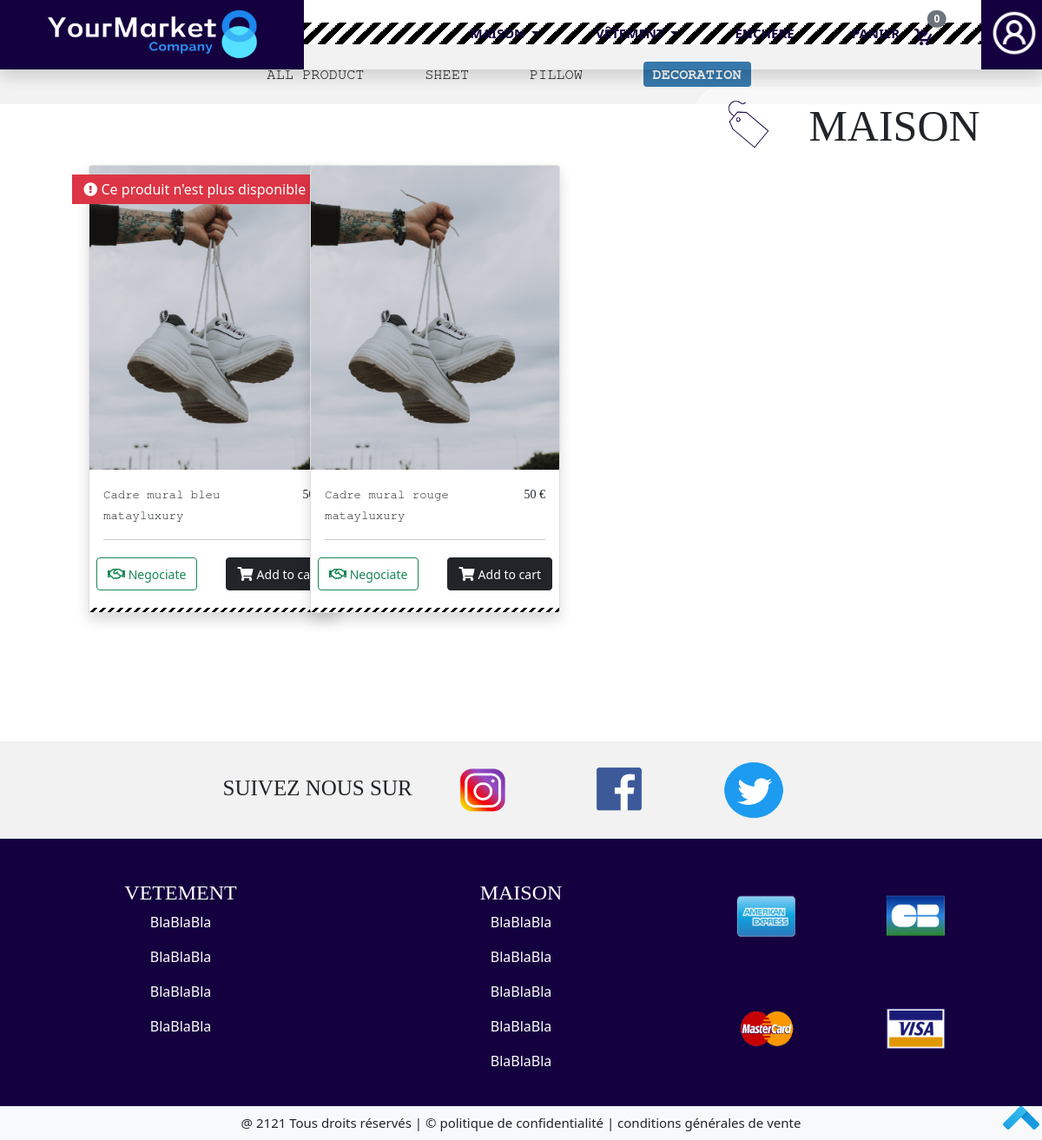
The page /Front/Acheteur/page-maison-decoration.php on the database its author committed.
### tables this page shows
CREATE TABLE IF NOT EXISTS `item` (
  `id_item` int(11) NOT NULL AUTO_INCREMENT,
  `id_seller` int(11) NOT NULL,
  `price` varchar(15) NOT NULL,
  `name` varchar(20) NOT NULL,
  `category` varchar(255) NOT NULL,
  `subcategory` varchar(255) NOT NULL,
  `quantity` varchar(15) NOT NULL,
  `description` text NOT NULL,
  `photo` varchar(255) NOT NULL,
  `is_bidding` tinyint(4) NOT NULL DEFAULT '0',
  `is_negotiated` tinyint(4) NOT NULL DEFAULT '0',
  `is_buying` tinyint(4) NOT NULL DEFAULT '0',
  PRIMARY KEY (`id_item`),
  KEY `id_item` (`id_item`),
  KEY `id_seller` (`id_seller`)
);

CREATE TABLE IF NOT EXISTS `seller` (
  `id_seller` int(11) NOT NULL AUTO_INCREMENT,
  `brand` varchar(30) NOT NULL,
  `profil_picture` varchar(255) NOT NULL,
  `background` varchar(255) NOT NULL,
  `phone` varchar(255) NOT NULL,
  `email` varchar(255) NOT NULL,
  `passworde` varchar(255) NOT NULL,
  PRIMARY KEY (`id_seller`),
  KEY `id_seller` (`id_seller`)
);

### Front/Acheteur/page-maison-decoration.php (the view, shortened to what this page needs)
<?php
    require "head.php";
        include("../../Bdd/cnx.php");
        $queryCountCadre = mysqli_query($con, "select count(id_item) as total  from item where category='maison' and subcategory='decoration'");
        $queryAllCadre = mysqli_query($con, "select name, price ,subcategory, brand, quantity, description,photo, is_negotiated, is_bidding from item,seller where seller.id_seller=item.id_seller and category='maison' and subcategory='decoration'");
?>
<div class="vetement_general">
    <div class="deco_marque_general position-absolute position-absolute top-0 end-0">
        <img class="img_icon_sale position-absolute top-50 start-0 translate-middle-y" src="../../Image/icon_sale.png" alt="icon_sale">
        <p class="texte_deco_marque_general texte_style text-uppercase position-absolute top-50 start-50 translate-middle">maison</p>
    </div>
    <div class="class_separation" id="menuCatMaison"></div>
</div>
<div class="vetement_details" >
    <div class="navbar_vetement">
            <ul class="navbar_listeVendeur_details detail_style centrer">
                    <li><a href="page-maison.php#menuCatMaison" class="text-uppercase" >All product</a> </li>
                    <li><a href="page-maison-sheet.php#menuCatMaison" class="text-uppercase">SHEET</a></li>
                    <li><a href="page-maison-pillow.php#menuCatMaison" class="text-uppercase">PILLOW</a></li>
                    <li><a href="page-maison-decoration.php#menuCatMaison" class="badge text-uppercase bg_blue1 text-light">DECORATION</a></li>
                </ul>
    </div>
</div>
<div class="maison_liste_total row">
    <div class="col-1"></div>
    <div class="col-10">
        <div class="row">
        <?php
        if($row = mysqli_fetch_assoc($queryCountCadre)){
            $total = $row['total'];
            for ($i=0; $i<=$total;$i++){
                if($rowAllCadre = mysqli_fetch_assoc($queryAllCadre)){
                    $nameCadre = $rowAllCadre['name'];
                    $prixCadre = $rowAllCadre['price'];
                    $brandCadre = $rowAllCadre['brand'];
                    $quantityCadre = $rowAllCadre['quantity'];
                    $is_negotiated = $rowAllCadre['is_negotiated'];
                    ?>
                    <div class="listeVendeur_un_par_un col-3 mb-5">
                        <div class="card shadow cardProduct" style="width: 18rem;" >
                            <img class="img_listeVendeur_logo card-img-top" src="../../Image/chaussure.png" alt="oreiller">
                            <div class="card-body">
                                <div class="row">
                                    <div class="col-md-9">
                                    <div class="detail_style_titre detail_style"><small><?php echo $nameCadre ?></small></div>
                                <div class="detail_style_marque detail_style"><small><?php echo $brandCadre ?></small></div>
                                    </div>
                                    <div class="col-md-3">
                                        <p href="#" class="detail_style_prix texte_style f_right"><small><?php echo $prixCadre ?> €</small> </p>
                                    </div>
                                </div>
                                <hr>
                                <div class="row">
                                    <div class="col-6 p-1 m-0">
                                        <?php if($is_negotiated == 1){ ?>
                                            <button type="button" class="btn btn-outline-success" data-bs-toggle="modal" data-bs-target="#nego_prix_maison"> <i class="far fa-handshake"></i><small> Negociate</small></button>
                                        <?php } ?>
                                    </div>
                                    <div class="col-6  p-1 m-0">
                                        <button type="button" class="btn btn-dark f_right"> <i class="fas fa-shopping-cart"></i>    <small>Add to cart</small></button>
                                    </div>
                            </div>
                            <?php  if($quantityCadre == 0 ){?>
                                    <div class="card-badge bg-danger  pl-5"> &nbsp; <i class="fas fa-exclamation-circle"></i> Ce produit n'est plus disponible &nbsp;</div>
                            <?php }?>
                            </div>
                            <div class="class_separation2 w-100"></div>
                            </div>
                        </div>
            <?php
                }
            }
        }
        ?>
        </div>
    </div>
    <div class="col-1"></div>
</div>
<?php
    include("footer.php");
?>

### Lien/yourmarket.css (style rules this page uses)
.centrer { text-align: center; }
.texte_style { font-family: Impact, fantasy; }
.detail_style { font-family: FreeMono, monospace; }
.class_separation { width: 100%; height: 25px; background: linear-gradient(-45deg, black 25%, white 25%, white 50%, black 50%, black 75%, white 75%, white); background-size:20px 20px; }
.f_right { float: right!important; }
.bg_blue1 { background-color:#3678ab!important; }

### Lien/categorie.css (style rules this page uses)
.deco_marque_general { margin-top: 100px!important; background-color: rgb(255, 255, 255,0.5); width: 400px; height: 90px; border-radius: 30px 0 0 30px; }
.texte_deco_marque_general { font-size: 50px; margin-left: 30px!important; }
.img_icon_sale { float: left; width: 80px; height: 80px; margin-left: 20px!important; }
.navbar_vetement { background-color: #f2f2f2; }
.navbar_vetement { list-style-type: none; }
.maison_liste_total, .vetement_liste_total { margin-top: 70px!important; }
.class_separation2 { width: 250px; height: 5px; background: linear-gradient(-45deg, black 25%, white 25%, white 50%, black 50%, black 75%, white 75%, white); background-size:10px 10px; }
.cardProduct { position: relative; }
.cardProduct .card-badge { position: absolute; top:10px; left:-20px; padding:5px; color:white; transform:rotate(0deg); }

### Lien/article.css (style rules this page uses)
.navbar_listeVendeur_details li { display: inline-block; padding: 20px 0 20px 0; }
.navbar_listeVendeur_details li a { text-decoration: none; color: black; margin-right: 60px; font-size: 17px; }
.img_listeVendeur_logo { width: 250px; height: 350px; }

### rows shown on the page
item: name "Cadre mural bleu", id_seller.brand "matayluxury", price "50…", is_negotiated 1 (drawn), quantity "0" (drawn)
item: name "Cadre mural rouge", id_seller.brand "matayluxury", price "50", is_negotiated 1 (drawn)
